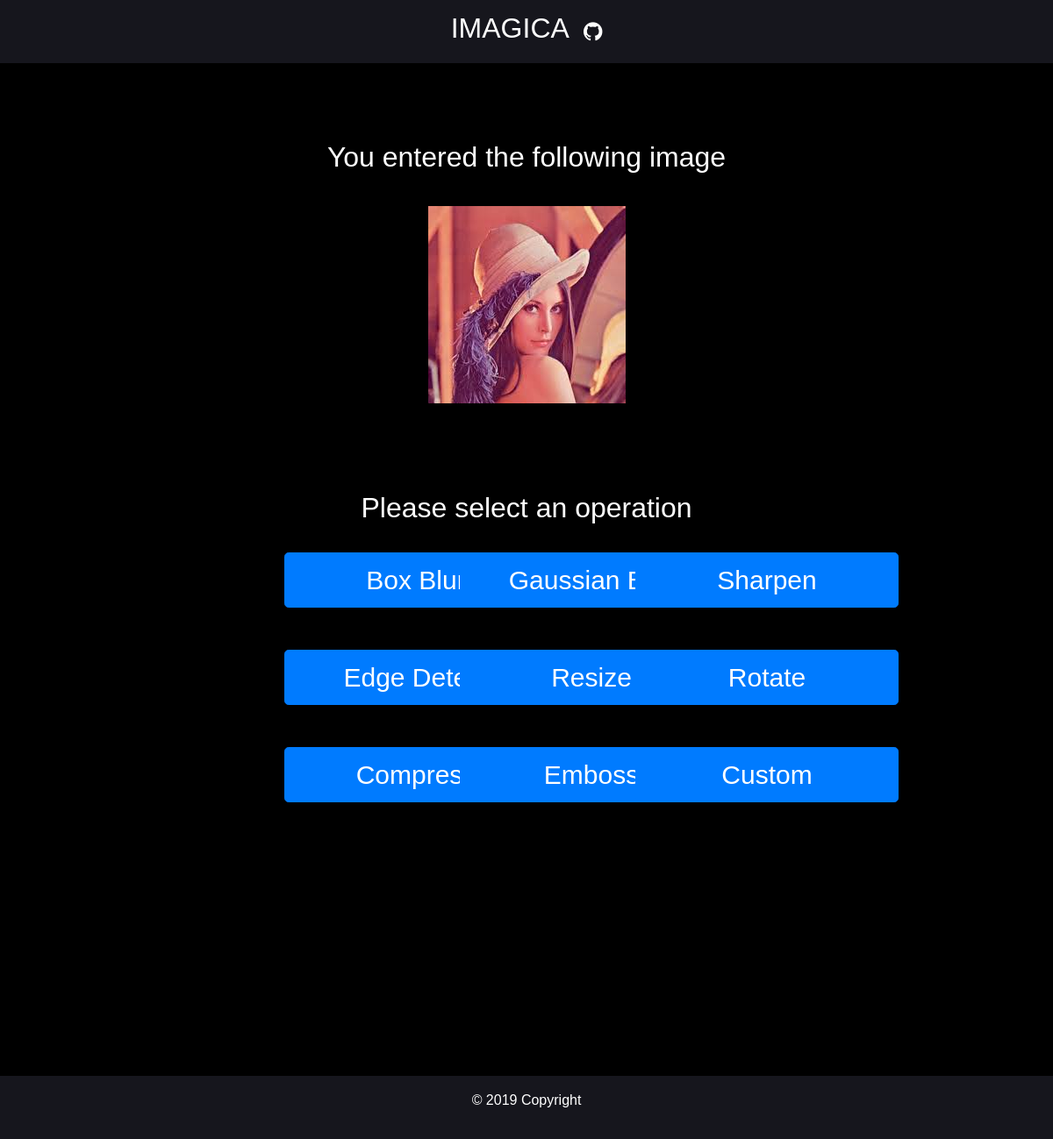
Page /edit1/ on the earlier database version.
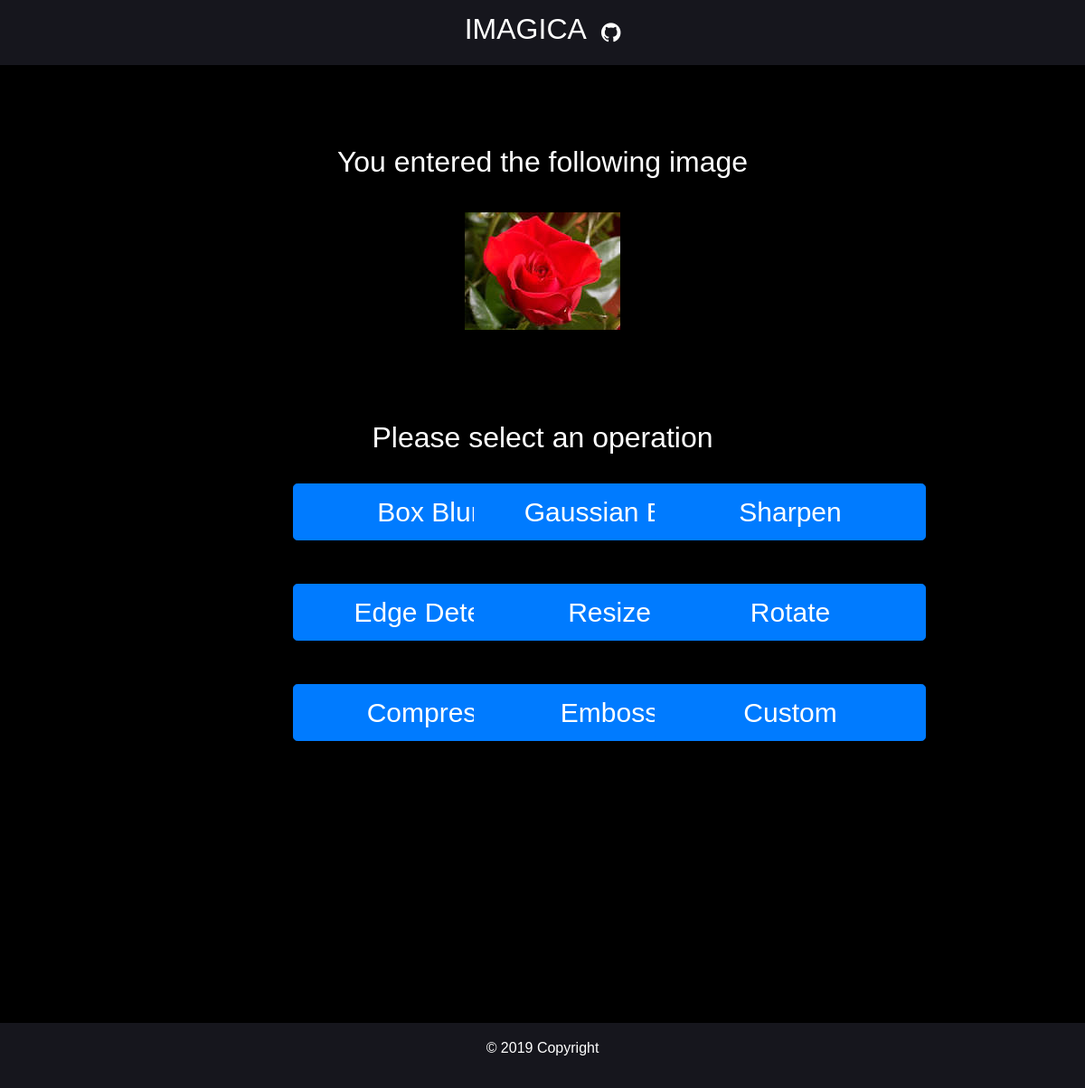
Same page on the later database version.
### file/models.py (models this page shows, shortened)
class FILE(models.Model):
    title = models.CharField(max_length=10)
    data = models.ImageField(upload_to='images/')

### file/views.py (the view)
# urls.py: url(r'^edit1/$',PreView.as_view(),name='edit1'),
class PreView(View):
    def get(self,request):
        obj = FILE.objects.order_by('-pk')[0]
        return render(request, 'edit1.html', {'obj' : obj})

### templates/edit1.html
{% extends "base.html" %}
{% block content %}
<div class="container">
    <div class="text-center">
        <h2 style="color: #ffffff;">You entered the following image</h1>
    </div>
    <div class="align-center" style="padding-top: 5%">
        <img src="{{ obj.data.url }}" class="mx-auto d-block img-fluid" alt="">
    </div>
</div>
<div class="container text-center" style="padding-bottom: 15%; padding-top: 5%;">
    <h2 style="color: #ffffff;">Please select an operation</h2>
    <div class="row text-center">
        <div class="col-lg-4 col md-6 mb-r" style="padding: 4%;">
            <a href="boxblur"><button type="button"  style="font-size: 30px; width: 300px;" class ="btn btn-primary btn-lg" >Box Blur</button></a>
        </div>
        <div class="col-lg-4 col md-6 mb-r" style="padding: 4%;">
            <a href="gaussblur"><button type="button"  style="font-size: 30px; width: 300px;" class ="btn btn-primary btn-lg" >Gaussian Blur</button></a>
        </div>
        <div class="col-lg-4 col md-6 mb-r" style="padding: 4%;">
            <a href="sharp"><button type="button"  style="font-size: 30px; width: 300px;" class ="btn btn-primary btn-lg" >Sharpen</button></a>
        </div>
        <div class="col-lg-4 col md-6 mb-r" style="padding: 4%;">
            <a href="edgedetect"><button type="button"  style="font-size: 30px; width: 300px;" class ="btn btn-primary btn-lg" >Edge Detect</button></a>
        </div>
        <div class="col-lg-4 col md-6 mb-r" style="padding: 4%;">
            <a href="resize"><button type="button"  style="font-size: 30px; width: 300px;" class ="btn btn-primary btn-lg" >Resize</button></a>
        </div>
        <div class="col-lg-4 col md-6 mb-r" style="padding: 4%;">
            <a href="rotate"><button type="button"  style="font-size: 30px; width: 300px;" class ="btn btn-primary btn-lg" >Rotate</button></a>
        </div>
        <div class="col-lg-4 col md-6 mb-r" style="padding: 4%;">
            <a href="compress"><button type="button"  style="font-size: 30px; width: 300px;" class ="btn btn-primary btn-lg" >Compress</button></a>
        </div>
        <div class="col-lg-4 col md-6 mb-r" style="padding: 4%;">
            <a href="emboss"><button type="button"  style="font-size: 30px; width: 300px;" class ="btn btn-primary btn-lg" >Emboss</button></a>
        </div>
        <div class="col-lg-4 col md-6 mb-r" style="padding: 4%;">
            <a href="custom"><button type="button" style="font-size: 30px; width: 300px;" class ="btn btn-primary btn-lg" >Custom</button></a>
        </div>
    </div>
</div>
{% endblock %}

### templates/base.html (shortened to what this page needs)
<html lang="en">
<head>
    <link rel="stylesheet" href="https://maxcdn.bootstrapcdn.com/bootstrap/4.0.0/css/bootstrap.min.css">
    <link rel="stylesheet" href="styles.css">
    <link rel="stylesheet" href="https://cdnjs.cloudflare.com/ajax/libs/font-awesome/4.7.0/css/font-awesome.min.css">
</head>
<body style="background-color: #000000 ; padding-top: 10%;">
<div class="container-fluid">
 <nav class="navbar navbar-expand-md fixed-top justify-content-center" style="background-color: #16161d">
        <div class="justify-content-center">
            <a class="navbar-brand" href="/"><h2 class="text-white" >IMAGICA</h2></a>
        </div>
        <div style="align-self: right;">
            <a href="https://github.com/the-trooper/Imagica"><i class="fa fa-github" style="color: #ffffff; font-size: 25px; padding-left: 1%;"></i></a>
        </div>
    </nav>
</div>
{% block content %}{% endblock %}
        <footer class="container-fluid fixed-bottom" style="background-color: #16161d; margin-top: 10%;">
            <div class="footer-copyright text-center py-3" style="color: #ffffff;"><p>© 2019 Copyright
            </div>
        </footer>
</body>
</html>

### templates/styles.css (style rules this page uses)
body { text-align: center; background: #fcfcfa; color: #818078; font-family: Futura, sans-serif; }
.container { max-width: 50%; margin: 40px auto; }

Differences in the rows shown:
no longer on this page (row unchanged): FILE: data (picture)
added FILE: data (picture)
